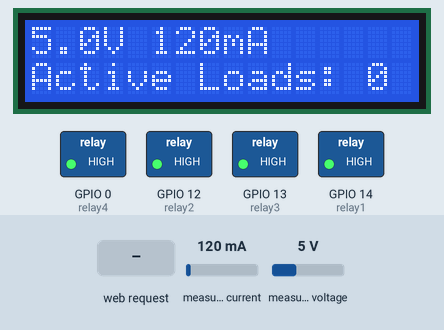
This sketch was run on a simulated ESP8266 (NodeMCU). Shown: 16×2 character LCD, switched loads named in the sketch (green lamp = pin HIGH). The inputs (shaded band) are chosen by the test bench; at power-on: measured current 120 mA, measured voltage 5 V. WiFi joins after 1.5 s; servers stay silent unless stated; what the sketch prints to the serial monitor is not drawn.

Above: at 3.6 s.
3.7 s: HTTP request GET /r1/on received
At 6.5 s:
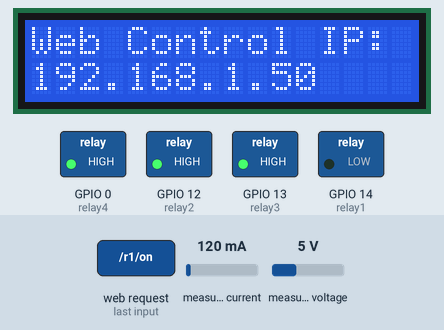
16.3 s: HTTP request GET /r2/on received
At 17.1 s:
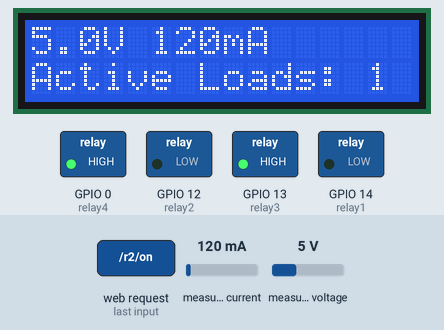
28.5 s: HTTP request GET /r3/on received
At 28.8 s:
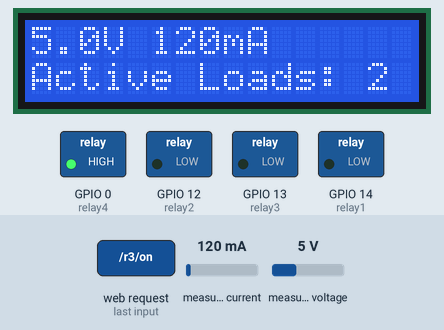
40.5 s: HTTP request GET /r4/on received
At 41.5 s:
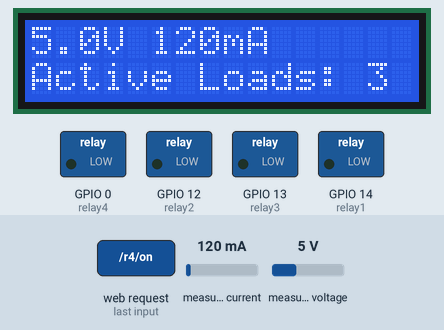
52.5 s: measured current set to 40 mA
At 57.5 s:
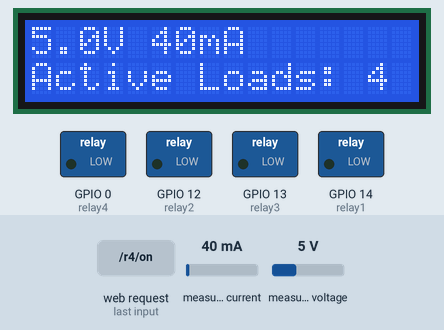
61.5 s: HTTP request GET /r1/off received
At 62.3 s:
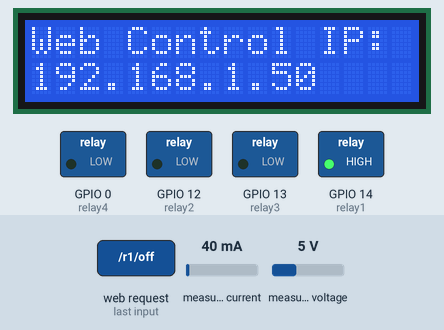
Timing chart, 0 to 64.5 s (numbered marks = the images above; inputs shaded):
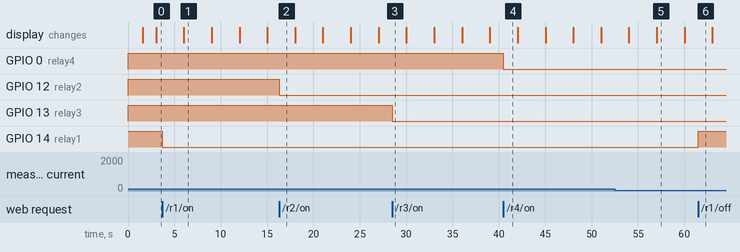

Measured:
- after the input at 3.7 s, GPIO 14 (relay1): HIGH → LOW at once
- after the input at 16.3 s, GPIO 12 (relay2): HIGH → LOW at once
- after the input at 28.5 s, GPIO 13 (relay3): HIGH → LOW at once
- after the input at 40.5 s, GPIO 0 (relay4): HIGH → LOW at once
- after the input at 52.5 s, the display: first differs from a run without the input after 4.5 s (image 5)
- after the input at 61.5 s, GPIO 14 (relay1): LOW → HIGH at once
- what the display in image 1 shows lasts 3.0 s, from 6.0 s to 9.0 s

The sketch:

Esp-8266_Source_Code.ino
```cpp
#include <ESP8266WiFi.h>
#include <ESP8266WebServer.h>
#include <Wire.h>
#include <Adafruit_INA219.h>
#include <LiquidCrystal_I2C.h>

// Enter your Wi-Fi credentials here
const char* ssid = "Use your own (e.g. bakerCSE)";
const char* password = "Set your password(e.g. ******)";

ESP8266WebServer server(80);
Adafruit_INA219 ina219;
LiquidCrystal_I2C lcd(0x27, 16, 2);

// ESP8266 Relay Pins (Using raw GPIO numbers)
const int relay1 = 14; // D5
const int relay2 = 12; // D6
const int relay3 = 13; // D7
const int relay4 = 0;  // D3

bool r1State = false, r2State = false, r3State = false, r4State = false;

// Hardware Failsafe Flags
bool inaFound = false;
bool lcdFound = false;

unsigned long previousMillis = 0;
const long displayInterval = 3000;
bool showIPScreen = false;

// A string return function to generate the HTML page (feel free to go wild)
String generateHTML() {
  float busvoltage = 0.0;
  float current_mA = 0.0;
  float power_mW = 0.0;

  if (inaFound) {
    busvoltage = ina219.getBusVoltage_V();
    current_mA = ina219.getCurrent_mA();
    power_mW = ina219.getPower_mW();
  }

  String html = "<!DOCTYPE html><html><head><meta name='viewport' content='width=device-width, initial-scale=1'>";
  html += "<meta http-equiv='refresh' content='3'>";
  html += "<style>body{font-family:Arial; text-align:center; margin-top:30px; background-color:#222; color:white;}";
  html += ".btn{display:inline-block; padding:15px 25px; font-size:20px; margin:10px; cursor:pointer; text-decoration:none; color:white; border-radius:5px;}";
  html += ".on{background-color:#4CAF50;} .off{background-color:#f44336;}";
  html += ".data-box{background-color:#333; padding:15px; margin:15px auto; width:90%; max-width:400px; border-radius:10px;}</style></head><body>";

  html += "<h2>IoT Based Smart Inverter System</h2>";

  html += "<div class='data-box'>";
  if (inaFound) {
    html += "<h3>Voltage: " + String(busvoltage, 2) + " V</h3>";
    html += "<h3>Current: " + String(current_mA, 1) + " mA</h3>";
    html += "<h3>Power: " + String(power_mW, 1) + " mW</h3>";
  } else {
    html += "<h3 style='color:#f44336;'>Sensor Offline!</h3>";
    html += "<h4>Check INA219 Wiring</h4>";
  }
  html += "</div>";

  if(r1State) html += "<a href='/r1/off' class='btn off'>Relay 1 OFF</a><br>";
  else html += "<a href='/r1/on' class='btn on'>Relay 1 ON</a><br>";

  if(r2State) html += "<a href='/r2/off' class='btn off'>Relay 2 OFF</a><br>";
  else html += "<a href='/r2/on' class='btn on'>Relay 2 ON</a><br>";

  if(r3State) html += "<a href='/r3/off' class='btn off'>Relay 3 OFF</a><br>";
  else html += "<a href='/r3/on' class='btn on'>Relay 3 ON</a><br>";

  if(r4State) html += "<a href='/r4/off' class='btn off'>Relay 4 OFF</a><br>";
  else html += "<a href='/r4/on' class='btn on'>Relay 4 ON</a><br>";

  html += "</body></html>";
  return html;
}

void handleRoot() {
  server.send(200, "text/html", generateHTML());
}

void setup() {
  Serial.begin(115200);

  // 1. Setup Relays First (Immediate safe state)
  pinMode(relay1, OUTPUT); pinMode(relay2, OUTPUT);
  pinMode(relay3, OUTPUT); pinMode(relay4, OUTPUT);
  digitalWrite(relay1, HIGH); digitalWrite(relay2, HIGH);
  digitalWrite(relay3, HIGH); digitalWrite(relay4, HIGH);

  // 2. FORCE I2C PINS: SDA = 4 (D2), SCL = 5 (D1)
  Wire.begin(4, 5);

  // 3. Failsafe Ping for LCD
  Wire.beginTransmission(0x27); //you may need to use different memory location if required
  if (Wire.endTransmission() == 0) {
    lcdFound = true;
    lcd.init();
    lcd.backlight();
    lcd.setCursor(0, 0);
    lcd.print("Starting WiFi...");
  } else {
    Serial.println("LCD not found at 0x27. Skipping LCD setup.");
  }

  // 4. (Optional) Failsafe Check for INA219
  if (!ina219.begin()) {
    Serial.println("INA219 NOT FOUND. Skipping Sensor setup.");
    inaFound = false;
  } else {
    Serial.println("INA219 Found.");
    inaFound = true;
  }

  // 5. Connect to Wi-Fi
  Serial.println("\nConnecting to Wi-Fi..."); //use your own loading note
  WiFi.begin(ssid, password);

  while (WiFi.status() != WL_CONNECTED) {
    delay(500);
    Serial.print(".");
  }

  // Update LCD only if it exists
  if (lcdFound) {
    lcd.clear();
    lcd.setCursor(0, 0);
    lcd.print("WiFi Connected!");
  }

  Serial.println("\nWiFi connected. IP: ");
  Serial.println(WiFi.localIP());

  // 6. Setup Web Server
  server.on("/", handleRoot);
  server.on("/r1/on", [](){ digitalWrite(relay1, LOW); r1State = true; handleRoot(); });
  server.on("/r1/off", [](){ digitalWrite(relay1, HIGH); r1State = false; handleRoot(); });
  server.on("/r2/on", [](){ digitalWrite(relay2, LOW); r2State = true; handleRoot(); });
  server.on("/r2/off", [](){ digitalWrite(relay2, HIGH); r2State = false; handleRoot(); });
  server.on("/r3/on", [](){ digitalWrite(relay3, LOW); r3State = true; handleRoot(); });
  server.on("/r3/off", [](){ digitalWrite(relay3, HIGH); r3State = false; handleRoot(); });
  server.on("/r4/on", [](){ digitalWrite(relay4, LOW); r4State = true; handleRoot(); });
  server.on("/r4/off", [](){ digitalWrite(relay4, HIGH); r4State = false; handleRoot(); });

  server.begin();
}

void loop() {
  server.handleClient(); // Always run web server

  // Update LCD only if it was successfully found
  if (lcdFound) {
    unsigned long currentMillis = millis();
    if (currentMillis - previousMillis >= displayInterval) {
      previousMillis = currentMillis;

      int activeLoads = r1State + r2State + r3State + r4State;
      lcd.clear();

      if (showIPScreen) {
        lcd.setCursor(0, 0);
        lcd.print("Web Control IP:");
        lcd.setCursor(0, 1);
        lcd.print(WiFi.localIP());
      } else {
        lcd.setCursor(0, 0);

        if (inaFound) {
          float busvoltage = ina219.getBusVoltage_V();
          float current_mA = ina219.getCurrent_mA();
          lcd.print(busvoltage, 1);
          lcd.print("V ");
          lcd.print(current_mA, 0);
          lcd.print("mA");
        } else {
          lcd.print("Sensor Offline!");
        }

        lcd.setCursor(0, 1);
        lcd.print("Active Loads: ");
        lcd.print(activeLoads);
      }

      showIPScreen = !showIPScreen;
    }
  }
}
```
